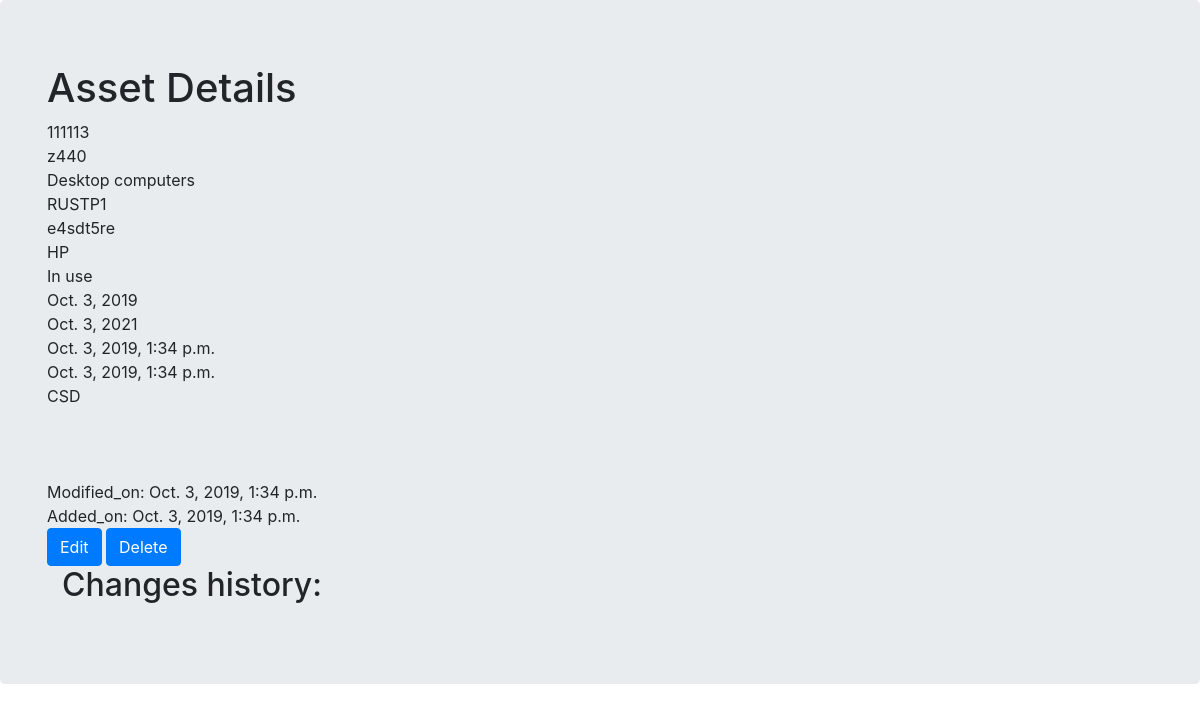
/assets/2, run on an earlier commit of the app's database.
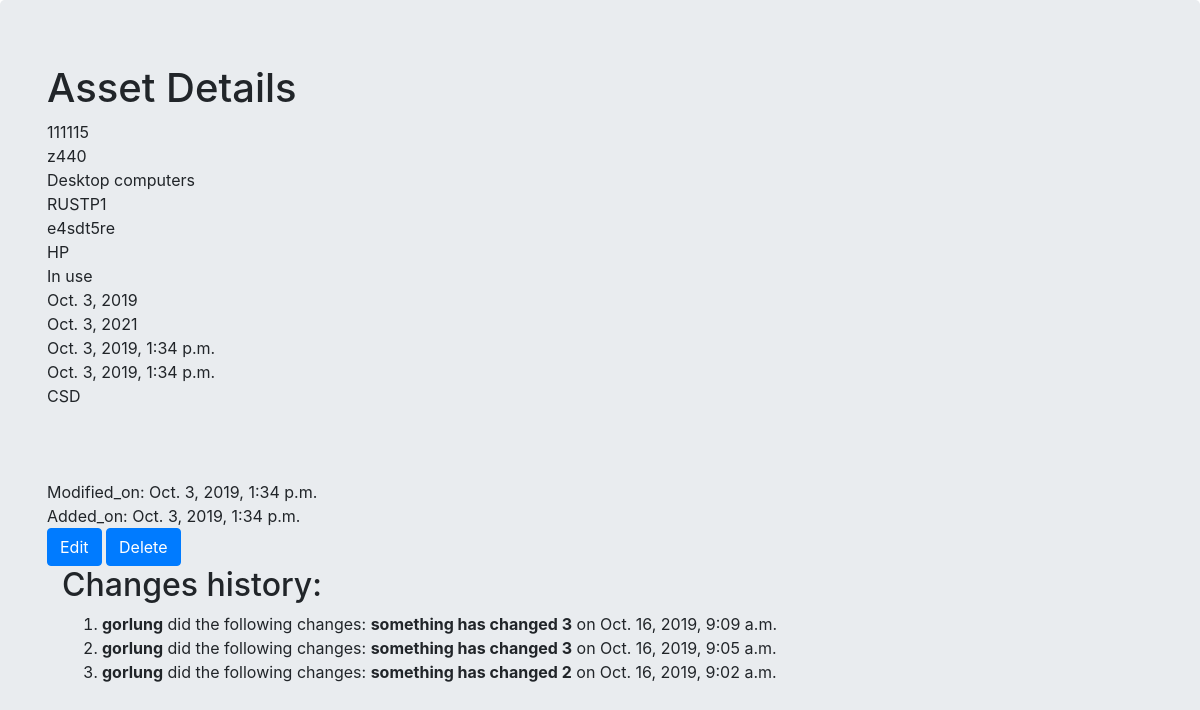
And on a later commit of the database.
### assets_app/models.py (models this page shows, shortened)
class Asset(models.Model):
    inventory_number = models.CharField(max_length=50, unique=True)
    model_name = models.CharField(max_length=50, unique=False, blank=False)
    category = TreeForeignKey('Category', on_delete=models.SET('UNCATEGORISED'), blank=False)
    location = TreeForeignKey('Location', on_delete=models.SET('NOT SET'), blank=False, null=True)
    serial_number = models.CharField(max_length=50, blank=False, null=True)
    vendor = models.ForeignKey(Vendor, on_delete=models.SET('NOT SET'), blank=False, null=True)
    state = models.ForeignKey(State, on_delete=models.SET('NOT SET'), blank=False, null=True)
    aquisition_date = models.DateField(null=True)
    warranty_expiry_date = models.DateField(blank=True, null=True)
    added_on = models.DateTimeField(editable=False, default=timezone.now)
    modified_on = models.DateTimeField(editable=False, default=timezone.now)
    legal_entity = models.CharField(max_length=100, blank=True)
    invoice_number = models.CharField(max_length=50, blank=True)
    host_name = models.CharField(max_length=100, blank=True)
    comments = models.TextField(blank=True)
    class Meta:
        verbose_name = 'Asset'
        verbose_name_plural = 'Assets'

class Category(MPTTModel):
    name = models.CharField(max_length=50, unique=True)
    parent = TreeForeignKey('self', on_delete=models.CASCADE, null=True, blank=True, related_name='children')
    selectable_choices = (('Yes','Yes'),('No','No'))
    selectable = models.CharField(max_length=3, choices=selectable_choices, default='No')
    class Meta:
        verbose_name = 'Category'
        verbose_name_plural = 'Categories'
    class MPTTMeta:
        level_attr = 'mptt_level'
        order_insertion_by=['name']
    def __str__(self):
        return self.name

class Location(MPTTModel):
    name = models.CharField(max_length=50)
    parent = TreeForeignKey('self', on_delete=models.CASCADE, null=True, blank=True, related_name='children')
    selectable_choices = (('Yes','Yes'),('No','No'))
    selectable = models.CharField(max_length=3, choices=selectable_choices, default='No')
    class Meta:
        verbose_name = 'Location'
        verbose_name_plural = 'Locations'
    class MPTTMeta:
        level_attr = 'mptt_level'
        order_insertion_by=['name']
    def __str__(self):
        return self.name

class Vendor(models.Model):
    name = models.CharField(max_length=50, unique=True)
    class Meta:
        verbose_name = 'Vendor'
        verbose_name_plural = 'Vendors'
    def __str__(self):
        return self.name

class State(models.Model):
    name = models.CharField(max_length=20, unique=True)
    class Meta:
        verbose_name = 'State'
        verbose_name_plural = 'State'
    def __str__(self):
        return self.name

class Change(models.Model):
    asset = models.ForeignKey(Asset, on_delete=models.CASCADE, editable=False, related_name='assets')
    changed_on = models.DateTimeField(editable=False, default=timezone.now)
    change_details = models.TextField(editable=False)
    author = models.ForeignKey('auth.User', on_delete=models.SET('USER DELETED'), editable=False, null=True)
    class Meta:
        verbose_name = 'Change'
        verbose_name_plural = 'Changes'

### assets_app/views.py (the view)
# urls.py: url(r'^assets/(?P<pk>\d+)$', views.AssetDetailView.as_view(), name='asset_detail'),
class AssetDetailView(DetailView):
    model = Asset
    def get_context_data(self, **kwargs):
        context = super(AssetDetailView, self).get_context_data(**kwargs)
        pk = self.kwargs.get('pk', 0)
        context['change'] = Change.objects.filter(asset=pk)
        return context

### templates/assets_app/asset_detail.html (shortened to what this page needs)
<!DOCTYPE html>
<html>
    <head>
        <link rel="stylesheet" href="https://stackpath.bootstrapcdn.com/bootstrap/4.3.1/css/bootstrap.min.css">
    </head>
    <body>
       <div class='jumbotron'>
        <div class='container'>
            <h1>Asset Details</h1>
            {{ asset.inventory_number }}<br>
            {{ asset.model_name }}<br>
            {{ asset.category }}<br>
            {{ asset.location }}<br>
            {{ asset.serial_number}}<br>
            {{ asset.vendor}}<br>
            {{ asset.state }}<br>
            {{ asset.aquisition_date }}<br>
            {{ asset.warranty_expiry_date }}<br>
            {{ asset.added_on }}<br>
            {{ asset.modified_on}}<br>
            {{ asset.legal_entity }}<br>
            {{ asset.invoice_number }}<br>
            {{ asset.host_name  }}<br>
            {{ asset.comments  }}<br>
            Modified_on: {{ asset.modified_on  }}<br>
            Added_on: {{ asset.added_on  }}<br>
            <a class='btn btn-primary' href='{% url "asset_edit" pk=asset.pk %}'>
                <span class='glyphicon glyphicon-plus'>Edit</span>
            </a>
            <a class='btn btn-primary' href='{% url "asset_delete" pk=asset.pk %}'>
                <span class='glyphicon glyphicon-plus'>Delete</span>
            </a>
            <div class='container'>
                <h2>Changes history:</h2>
                <ol>
                    {% for obj in change reversed %}
                        <li>
                            <b>{{obj.author}}</b> did the following changes: <b>{{obj.change_details}}</b> on {{obj.changed_on}}
                        </li>
                    {% endfor %}
                </ol>
            </div>
        </div>
     </div>
    </body>
</html>

What changed in the data, as far as the page shows it:
changed Asset "e4sdt5re": inventory_number "111113" → "111115"
added Change: author "gorlung", change_details "something has changed 3", changed_on "Oct. 16, 2019, 9:09 a.m."
added Change: author "gorlung", change_details "something has changed 3", changed_on "Oct. 16, 2019, 9:05 a.m."
added Change: author "gorlung", change_details "something has changed 2", changed_on "Oct. 16, 2019, 9:02 a.m."
